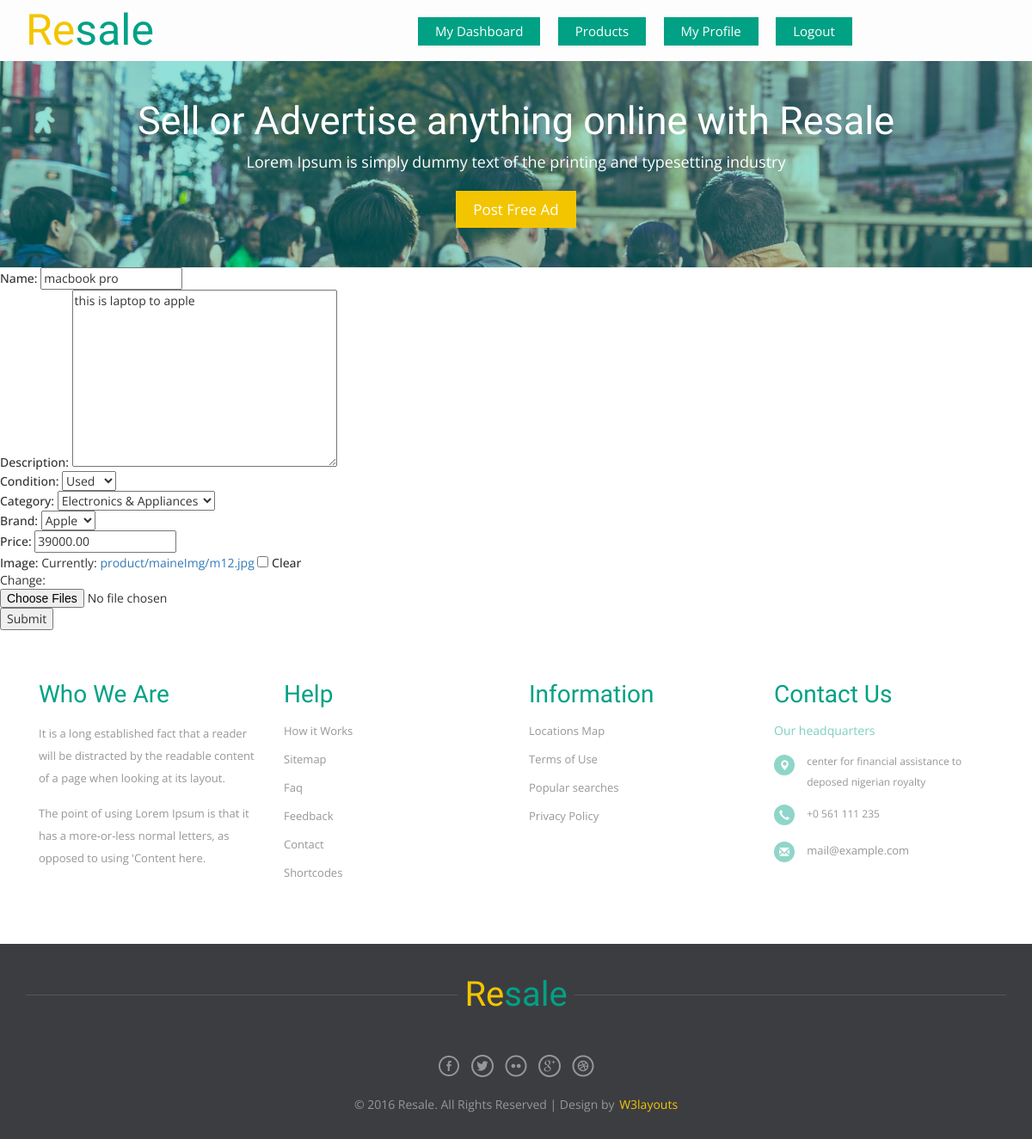
/products/update_product/macbook-pro/2/ (signed in), run on the app's committed database.
### product/models.py (models this page shows, shortened)
class Product(models.Model):
    owner = models.ForeignKey(User,on_delete=models.CASCADE)
    CONDITION_TYPE = (
        ('New','New'),
        ('Used','Used'),
    )
    name = models.CharField(max_length=100)
    slug = models.SlugField(null=True,blank=True)
    description = models.TextField(max_length=600)
    condition = models.CharField(max_length=100,choices=CONDITION_TYPE)
    category = models.ForeignKey("Category",on_delete=models.SET_NULL,null=True,blank=True)
    brand = models.ForeignKey("Brand",on_delete=models.SET_NULL,null=True,blank=True)
    price = models.DecimalField(max_digits=20,decimal_places=2)
    created = models.DateTimeField(default=timezone.now)
    image = models.ImageField(upload_to='main_product/',null=True,blank=True)

### product/views.py (the view)
# urls.py: path('update_product/<str:slug>/<int:id>/',views.update_product, name='update_product'),
def update_product(request,slug=None,id=None):
    if request.user.is_authenticated:
        try:
            product = get_object_or_404(Product,slug=slug)
        except:
            product = get_object_or_404(Product,id=id)
        if request.method == 'POST':
            form = AddProductsPost(request.POST or None,request.FILES or None,instance=product)
            if form.is_valid():
                new_form = form.save(commit=False)
                new_form.owner = request.user
                new_form.save()
                print(new_form.slug,new_form.id)
            return redirect('products:product_detail',slug=new_form.slug,id=new_form.id)
        else:
            form = AddProductsPost(instance=product)
        context = {
            'form':form,
        }
        return render(request,'update_product.html',context)
    else:
        return redirect('accounts:login')

### product/forms.py
class AddProductsPost(forms.ModelForm):
    class Meta:
        model = Product
        fields = ['name','description','condition','category','brand','price','image']
        widgets = {
            'name': forms.TextInput(attrs={'class':'phone'}),
            'description':forms.Textarea(attrs={'class':'mess','placeholder':'Write few lines about your product'}),
            'image':forms.ClearableFileInput(attrs={'id':'fileselect','multiple':'multiple'}),
            'price': forms.TextInput(attrs={'class': 'phone'}),
        }

### product/models.py (called while the page is built)
    def __str__(self):
        return self.category_name

    def __str__(self):
        return self.brand_name

### product/templates/update_product.html (shortened to what this page needs)
{%extends 'base.html'%}
{%load static%}
{%block body%}
<form method="post" action="" enctype="multipart/form-data">
	{{form.as_p}}
	<button type="submit">Submit</button>
</form>
{%endblock%}

### data on the page
Product: name "macbook pro", description "this is laptop to apple", condition "Used", category "Electronics & Appliances", brand "Apple", price "39000.00"
